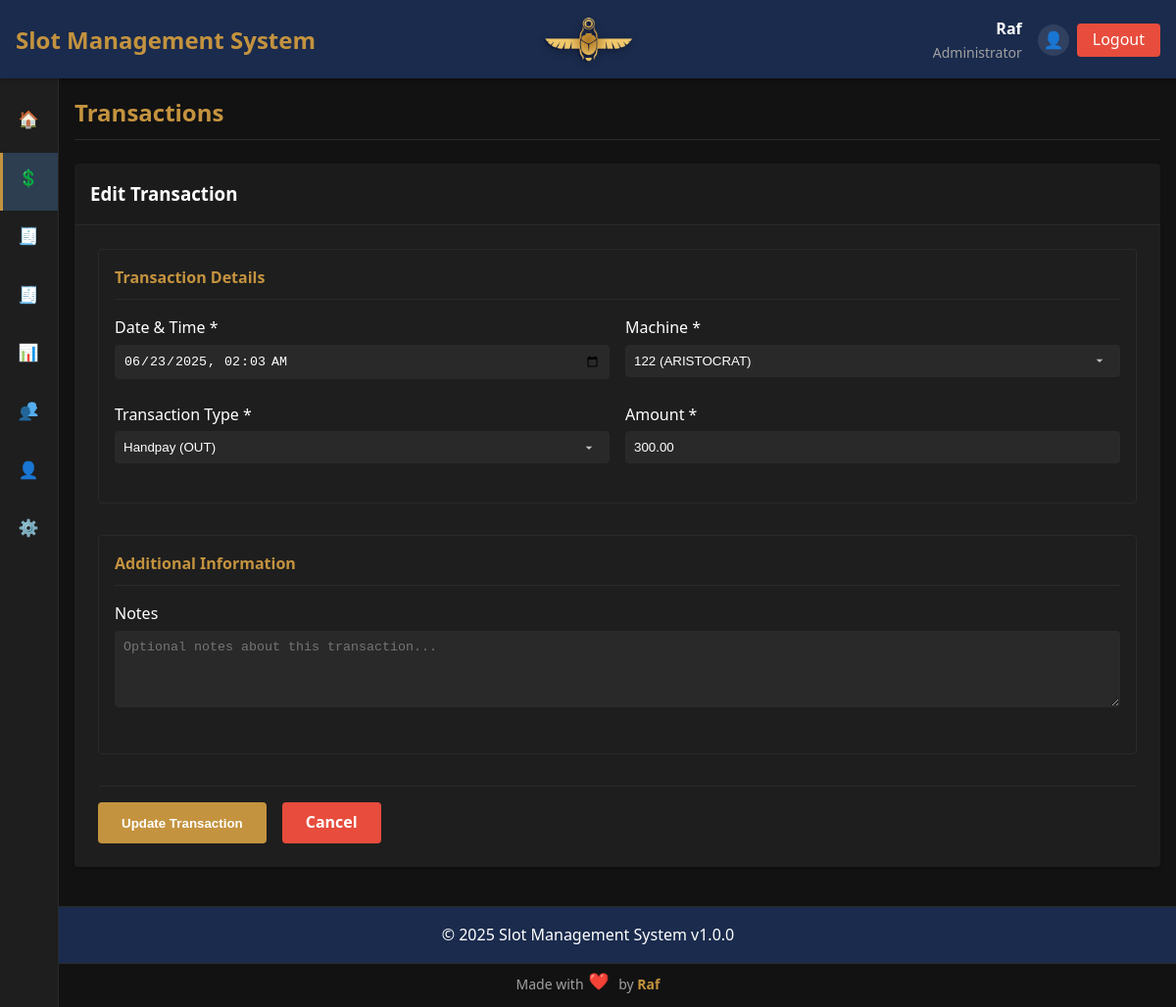
Page /index.php?page=transactions&action=edit&id=79 (signed in) on the earlier database version.
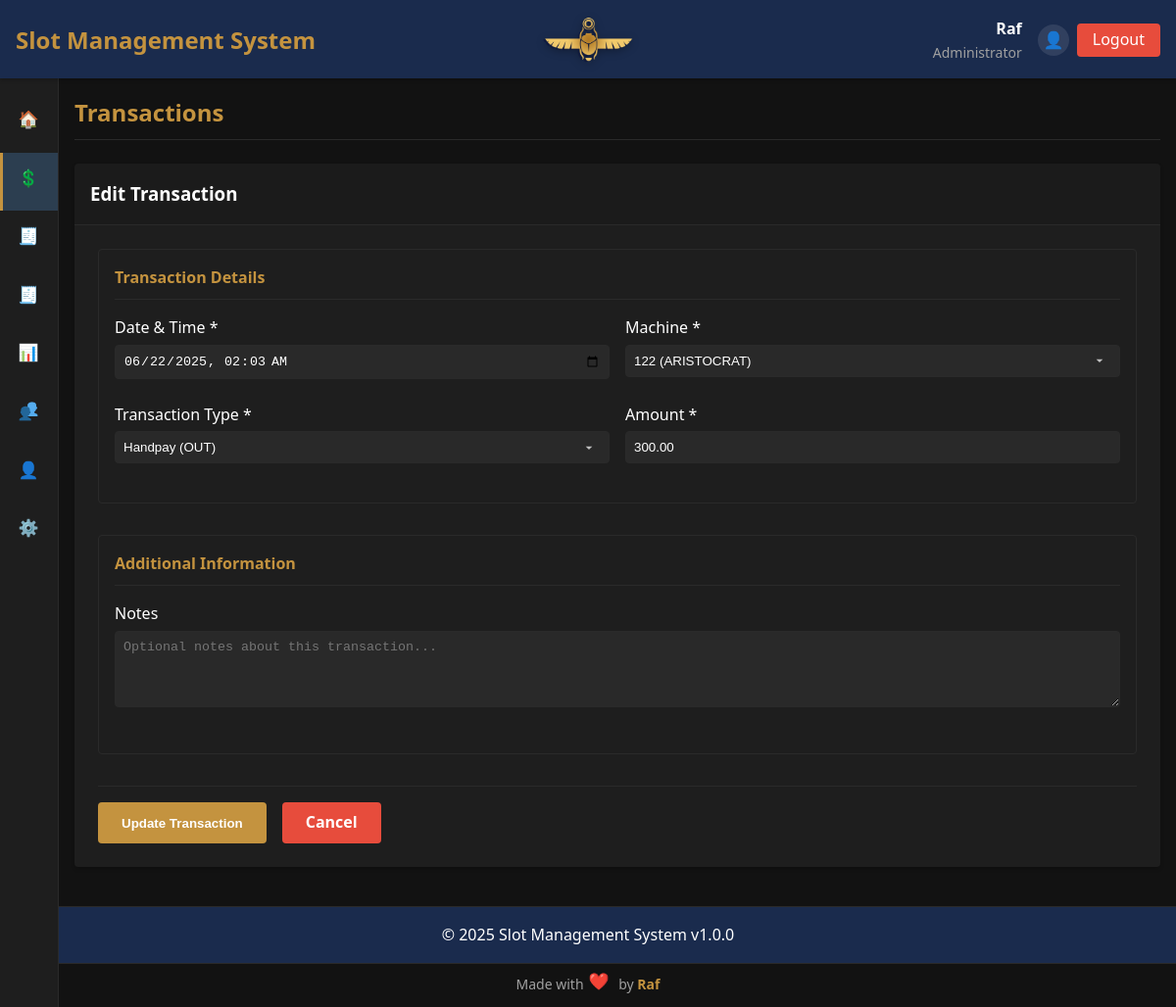
Same page on the later database version.
### tables this page shows
CREATE TABLE `transactions` (
  `id` int NOT NULL AUTO_INCREMENT,
  `machine_id` int NOT NULL,
  `transaction_type_id` int NOT NULL,
  `amount` decimal(10,2) NOT NULL,
  `timestamp` timestamp NOT NULL DEFAULT CURRENT_TIMESTAMP,
  `user_id` int NOT NULL,
  `notes` text,
  `created_at` timestamp NULL DEFAULT CURRENT_TIMESTAMP,
  `updated_at` timestamp NULL DEFAULT CURRENT_TIMESTAMP ON UPDATE CURRENT_TIMESTAMP,
  PRIMARY KEY (`id`),
  KEY `machine_id` (`machine_id`),
  KEY `transaction_type_id` (`transaction_type_id`),
  KEY `user_id` (`user_id`)
);

CREATE TABLE `machines` (
  `id` int NOT NULL AUTO_INCREMENT,
  `machine_number` varchar(50) NOT NULL,
  `brand_id` int DEFAULT NULL,
  `model` varchar(100) NOT NULL,
  `type_id` int DEFAULT NULL,
  `credit_value` decimal(10,2) NOT NULL,
  `manufacturing_year` int DEFAULT NULL,
  `ip_address` varchar(15) DEFAULT NULL,
  `mac_address` varchar(17) DEFAULT NULL,
  `serial_number` varchar(100) DEFAULT NULL,
  `status` enum('Active','Inactive','Maintenance','Reserved') NOT NULL DEFAULT 'Active',
  `created_at` timestamp NULL DEFAULT CURRENT_TIMESTAMP,
  `updated_at` timestamp NULL DEFAULT CURRENT_TIMESTAMP ON UPDATE CURRENT_TIMESTAMP,
  PRIMARY KEY (`id`),
  UNIQUE KEY `machine_number` (`machine_number`),
  UNIQUE KEY `serial_number` (`serial_number`),
  KEY `brand_id` (`brand_id`),
  KEY `type_id` (`type_id`)
);

CREATE TABLE `transaction_types` (
  `id` int NOT NULL AUTO_INCREMENT,
  `name` varchar(50) NOT NULL,
  `category` enum('OUT','DROP') NOT NULL,
  `description` text,
  `created_at` timestamp NULL DEFAULT CURRENT_TIMESTAMP,
  `updated_at` timestamp NULL DEFAULT CURRENT_TIMESTAMP ON UPDATE CURRENT_TIMESTAMP,
  PRIMARY KEY (`id`),
  UNIQUE KEY `name` (`name`)
);

### pages/transactions/edit.php (the view, shortened to what the changed rows need)
<?php
$transaction_id = $_GET['id'];
try {
    $stmt = $conn->prepare("
    SELECT t.*,
           m.machine_number, m.model, mt.name as machine_type,
           b.name as brand_name,
           tt.name as transaction_type, tt.category,
           u.username, u.name as user_name
    FROM transactions t
    JOIN machines m ON t.machine_id = m.id
    LEFT JOIN brands b ON m.brand_id = b.id
	LEFT JOIN machine_types mt ON m.type_id = mt.id
    JOIN transaction_types tt ON t.transaction_type_id = tt.id
    JOIN users u ON t.user_id = u.id
    WHERE t.id = ?
");
    $stmt->execute([$transaction_id]);
    $transaction = $stmt->fetch(PDO::FETCH_ASSOC);
} catch (PDOException $e) {
    header("Location: index.php?page=transactions&error=Database error");
    exit;
}
try {
    $types_stmt = $conn->query("SELECT id, name, category FROM transaction_types ORDER BY category, name");
    $transaction_types = $types_stmt->fetchAll(PDO::FETCH_ASSOC);
} catch (PDOException $e) {
    $error = "Database error: " . $e->getMessage();
    $transaction_types = [];
}
try {
    $machines_stmt = $conn->query("
        SELECT m.id, m.machine_number, b.name as brand_name
        FROM machines m
        LEFT JOIN brands b ON m.brand_id = b.id
        ORDER BY m.machine_number
    ");
    $machines = $machines_stmt->fetchAll(PDO::FETCH_ASSOC);
} catch (PDOException $e) {
    $error = "Database error: " . $e->getMessage();
    $machines = [];
}
?>
<div class="transaction-edit fade-in">
    <div class="card">
        <div class="card-header">
            <h3>Edit Transaction</h3>
        </div>
        <div class="card-body">
            <form method="POST" class="transaction-form">
                <div class="form-section">
                    <h4>Transaction Details</h4>
                    <div class="row">
                        <div class="col">
                            <div class="form-group">
                                <label for="timestamp">Date & Time *</label>
                                <input type="datetime-local" id="timestamp" name="timestamp" class="form-control"
                                       value="<?php echo date('Y-m-d\TH:i', strtotime($transaction['timestamp'])); ?>" required>
                            </div>
                        </div>
                        <div class="col">
                            <div class="form-group">
                                <label for="machine_id">Machine *</label>
                                <select id="machine_id" name="machine_id" class="form-control" required>
                                    <?php foreach ($machines as $machine): ?>
                                        <option value="<?php echo $machine['id']; ?>" <?php echo $machine['id'] == $transaction['machine_id'] ? 'selected' : ''; ?>>
                                            <?php echo htmlspecialchars($machine['machine_number']); ?>
                                            <?php if ($machine['brand_name']): ?>
                                                (<?php echo htmlspecialchars($machine['brand_name']); ?>)
                                            <?php endif; ?>
                                        </option>
                                    <?php endforeach; ?>
                                </select>
                            </div>
                        </div>
                    </div>
                    <div class="row">
                        <div class="col">
                            <div class="form-group">
                                <label for="transaction_type_id">Transaction Type *</label>
                                <select id="transaction_type_id" name="transaction_type_id" class="form-control" required>
                                    <?php foreach ($transaction_types as $type): ?>
                                        <option value="<?php echo $type['id']; ?>" <?php echo $type['id'] == $transaction['transaction_type_id'] ? 'selected' : ''; ?>>
                                            <?php echo htmlspecialchars($type['name']); ?> (<?php echo $type['category']; ?>)
                                        </option>
                                    <?php endforeach; ?>
                                </select>
                            </div>
                        </div>
                        <div class="col">
                            <div class="form-group">
                                <label for="amount">Amount *</label>
                                <input type="number" id="amount" name="amount" step="0.01" min="0" class="form-control" value="<?php echo number_format((float)$transaction['amount'], 2, '.', ''); ?>" required>
                            </div>
                        </div>
                    </div>
                </div>
                <div class="form-section">
                    <h4>Additional Information</h4>
                    <div class="form-group">
                        <label for="notes">Notes</label>
                        <textarea id="notes" name="notes" class="form-control" rows="4" placeholder="Optional notes about this transaction..."><?php echo htmlspecialchars($transaction['notes'] ?? ''); ?></textarea>
                    </div>
                </div>
                <div class="form-actions">
                    <button type="submit" class="btn btn-primary">Update Transaction</button>
                    <a href="index.php?page=transactions" class="btn btn-danger">Cancel</a>
                </div>
            </form>
        </div>
    </div>
</div>

Differences in the rows shown:
changed transactions "122 (ARISTOCRAT)": timestamp "06/23/2025 02:03" → "06/22/2025 02:03"
